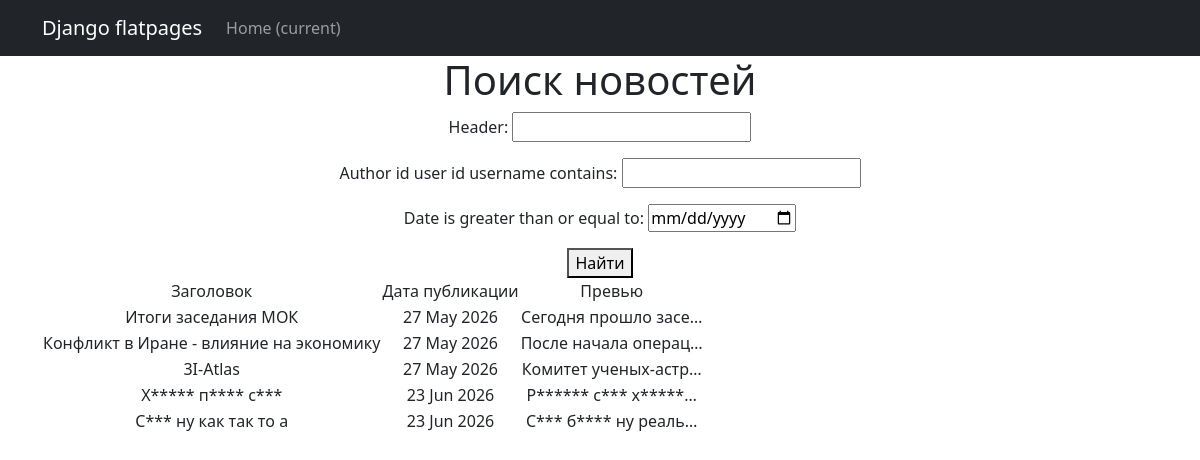
Page /news/search/ on the earlier database version.
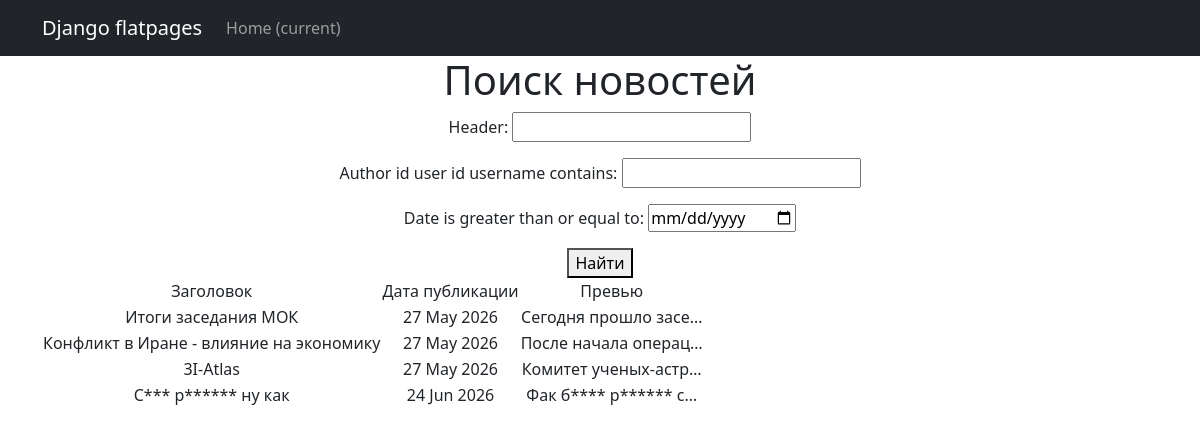
Same page on the later database version.
### portal/models.py (models this page shows, shortened)
class Post(models.Model):
    news = 'N'
    article = 'A'
    CATEGORY_CHOICES = [
        (news, 'Новость'),
        (article, 'Статья')]
    author_id = models.ForeignKey(Author, on_delete=models.CASCADE)
    categories = models.ManyToManyField(Category, through='PostCategory')
    category = models.CharField(choices=CATEGORY_CHOICES, max_length=1)
    date = models.DateTimeField(auto_now_add=True)
    header = models.TextField()
    text = models.TextField()
    rating = models.FloatField(default=0)

### portal/views.py (the view)
# urls.py: path('news/search/', search_posts, name='search'),
def search_posts(request):
    posts = Post.objects.all()
    post_filter = PostFilter(request.GET, queryset=posts)
    return render(request, 'posts_search.html', {'filter': post_filter})

### portal/templatetags/custom_filter.py (called while the page is built)
@register.filter
def censor(text):
    def word_refactor(match):
        word = match.group()
        censored = word[0] + '*' * (len(word) - 1)
        return censored
    for word in BAD_WORDS:
        pattern = r"\b" + re.escape(word) + r"\b"
        text = re.sub(pattern, word_refactor, text, flags=re.IGNORECASE)
    return text

### templates/posts_search.html (shortened to what this page needs)
{% extends 'flatpages/default.html' %}
{% load custom_filter %}
{% block content %}
    <h1>Поиск новостей</h1>
    <form method="get">
        {{ filter.form.as_p }}
        <button type="submit">Найти</button>
    </form>
<table>
    <tr>
            <td>Заголовок</td>
            <td>Дата публикации</td>
            <td>Превью</td>
    </tr>
    {% for post in filter.qs %}
    <tr>
        <td>{{ post.header|censor }}</td>
        <td>{{ post.date|date:'d M Y' }}</td>
        <td>{{ post.text|truncatechars:20|censor }}</td>
    </tr>
    {% endfor %}
</table>
{% endblock content %}

Differences in the rows shown:
removed Post: header|censor "Х***** п**** с***", date "23 Jun 2026", text|censor "Р****** с*** х*****…"
removed Post: header|censor "С*** ну как так то а", date "23 Jun 2026", text|censor "С*** б**** ну реаль…"
added Post: header|censor "С*** р****** ну как", date "24 Jun 2026", text|censor "Фак б**** р****** с…"
